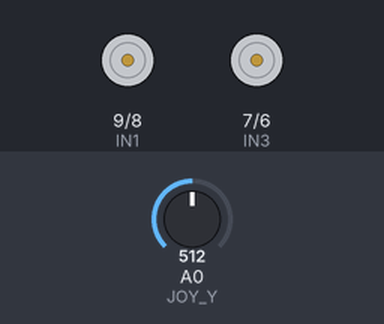
A sketch run on a simulated Arduino Uno, built with avr-gcc and run on an emulated ATmega328P. Shown: motor-driver pin pairs drawn as motors (green arrow = first pin HIGH = forward, orange = second pin HIGH = backward, longer = more drive, scaled by the enable pin). The inputs (shaded band) are chosen by the test bench; at power-on: A0 (JOY_Y) = 512.

Above: at 1.2 s.
1.3 s: A0 (JOY_Y) set to 561
2.8 s: A0 (JOY_Y) set to 582
At 3.5 s:
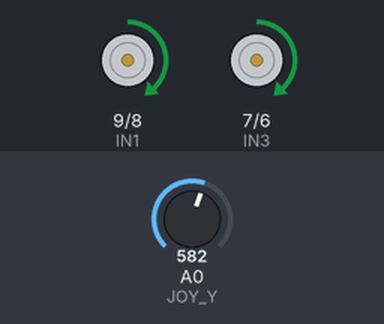
4.3 s: A0 (JOY_Y) set to 716
At 4.7 s:
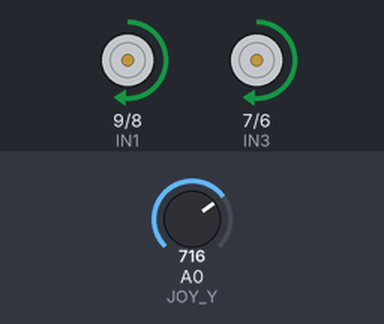
5.8 s: A0 (JOY_Y) set to 900
At 7.0 s:
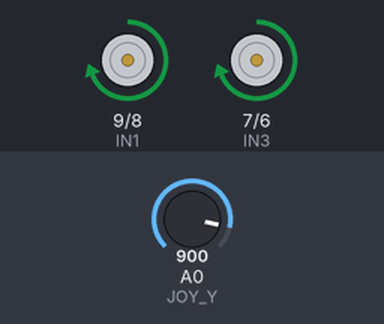
7.3 s: A0 (JOY_Y) set to 306
At 8.2 s:
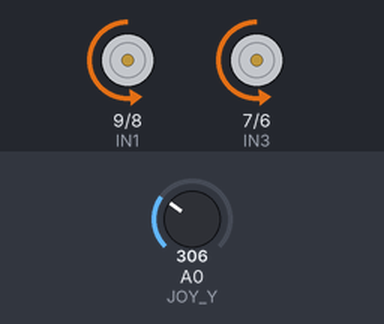
Timing chart, 0 to 9.8 s (numbered marks = the images above; inputs shaded):
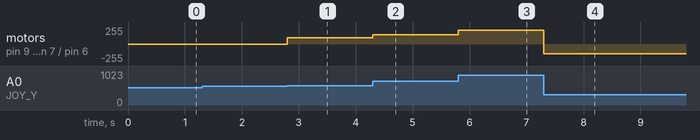

Measured:
- the behaviour switches between 571 and 572 on A0 (JOY_Y) (found by bisection; images 0 and 1)
- after the input at 1.3 s, every drawn part: stays the same
- after the input at 2.8 s, motor on pin 9 (IN1) / pin 8 (IN2), motor on pin 7 (IN3) / pin 6 (IN4): stopped → forward 93/255 at once
- after the input at 4.3 s, motor on pin 9 (IN1) / pin 8 (IN2), motor on pin 7 (IN3) / pin 6 (IN4): forward 93/255 → forward 142/255 at once
- after the input at 5.8 s, motor on pin 9 (IN1) / pin 8 (IN2), motor on pin 7 (IN3) / pin 6 (IN4): forward 142/255 → forward 210/255 at once
- after the input at 7.3 s, motor on pin 9 (IN1) / pin 8 (IN2), motor on pin 7 (IN3) / pin 6 (IN4): forward 210/255 → backward 143/255 at once

The sketch:

RC-car-Arduino.ino
```cpp
const int EN_A = 10; // PWM, Motor A speed
const int IN1 = 9; // Motor A direction
const int IN2 = 8; // Motor A direction
const int EN_B = 5; // PWM, Motor B speed
const int IN3 = 7; // Motor B direction
const int IN4 = 6; // Motor B direction

const int JOY_Y = A0; // forward/backward axis
const int CENTER = 512; // joystick resting value (0–1023)
const int DEADZONE = 60; // ignore tiny movements near center
const int MIN_SPEED = 90; // lowest PWM that actually moves the motor
const int MAX_SPEED = 255; // max PWM (0–255)

void setup() {
  pinMode(EN_A, OUTPUT);
  pinMode(IN1, OUTPUT);
  pinMode(IN2, OUTPUT);
  pinMode(EN_B, OUTPUT);
  pinMode(IN3, OUTPUT);
  pinMode(IN4, OUTPUT);
}

void loop() {
  int y = analogRead(JOY_Y); // read joystick, 0–1023
  int offset = y - CENTER; // distance from resting center

  if (abs(offset) < DEADZONE) {
    stopMotors(); // joystick centered-stop
  } else if (offset > 0) {
    int speed = map(offset, DEADZONE, 1023 - CENTER, MIN_SPEED, MAX_SPEED);
    forward(constrain(speed, MIN_SPEED, MAX_SPEED));
  } else {
    int speed = map(-offset, DEADZONE, CENTER, MIN_SPEED, MAX_SPEED);
    backward(constrain(speed, MIN_SPEED, MAX_SPEED));
  }
}

// Both motors forward
void forward(int speed) {
  digitalWrite(IN1, HIGH); digitalWrite(IN2, LOW);
  digitalWrite(IN3, HIGH); digitalWrite(IN4, LOW);
  analogWrite(EN_A, speed);
  analogWrite(EN_B, speed);
}

// Both motors backward
void backward(int speed) {
  digitalWrite(IN1, LOW); digitalWrite(IN2, HIGH);
  digitalWrite(IN3, LOW); digitalWrite(IN4, HIGH);
  analogWrite(EN_A, speed);
  analogWrite(EN_B, speed);
}

// Stop both motors
void stopMotors() {
  analogWrite(EN_A, 0);
  analogWrite(EN_B, 0);
  digitalWrite(IN1, LOW); digitalWrite(IN2, LOW);
  digitalWrite(IN3, LOW); digitalWrite(IN4, LOW);
}
```
